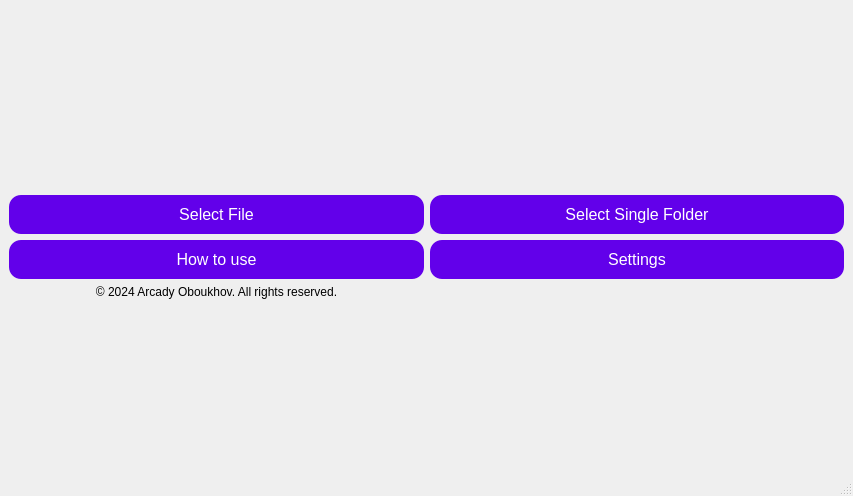
<?xml version="1.0" encoding="UTF-8"?>
<ui version="4.0">
 <class>mainWindow</class>
 <widget class="QMainWindow" name="mainWindow">
  <property name="geometry">
   <rect>
    <x>0</x>
    <y>0</y>
    <width>853</width>
    <height>496</height>
   </rect>
  </property>
  <property name="windowTitle">
   <string>VideoExcess</string>
  </property>
  <widget class="QWidget" name="centralwidget">
   <layout class="QGridLayout" name="gridLayout">
    <item row="0" column="0" colspan="2">
     <widget class="QLabel" name="logoLabel">
      <property name="sizePolicy">
       <sizepolicy hsizetype="Expanding" vsizetype="Minimum">
        <horstretch>1</horstretch>
        <verstretch>0</verstretch>
       </sizepolicy>
      </property>
      <property name="pixmap">
       <pixmap>../assets/videoexcesslight.png</pixmap>
      </property>
      <property name="scaledContents">
       <bool>true</bool>
      </property>
      <property name="alignment">
       <set>Qt::AlignmentFlag::AlignHCenter</set>
      </property>
     </widget>
    </item>
    <item row="1" column="0">
     <widget class="QPushButton" name="pushButton_2">
      <property name="styleSheet">
       <string>
        QPushButton {
          background-color: #6200EA;
          color: white;
          font-size: 16px;
          border-radius: 12px;
          padding: 10px;
          border: none;
        }
        QPushButton:hover {
          background-color: #3700B3;
          transform: translateY(-2px);
        }
        QPushButton:pressed {
          background-color: #230036;
        }
       </string>
      </property>
      <property name="text">
       <string>Select File</string>
      </property>
     </widget>
    </item>
    <item row="1" column="1">
     <widget class="QPushButton" name="pushButton">
      <property name="styleSheet">
       <string>
        QPushButton {
          background-color: #6200EA;
          color: white;
          font-size: 16px;
          border-radius: 12px;
          padding: 10px;
          border: none;
        }
        QPushButton:hover {
          background-color: #3700B3;
          transform: translateY(-2px);
        }
        QPushButton:pressed {
          background-color: #230036;
        }
       </string>
      </property>
      <property name="text">
       <string>Select Single Folder</string>
      </property>
     </widget>
    </item>
    <item row="2" column="0">
     <widget class="QPushButton" name="pushButton_4">
      <property name="styleSheet">
       <string>
        QPushButton {
          background-color: #6200EA;
          color: white;
          font-size: 16px;
          border-radius: 12px;
          padding: 10px;
          border: none;
        }
        QPushButton:hover {
          background-color: #3700B3;
          transform: translateY(-2px);
        }
        QPushButton:pressed {
          background-color: #230036;
        }
       </string>
      </property>
      <property name="text">
       <string>How to use</string>
      </property>
     </widget>
    </item>
    <item row="2" column="1">
     <widget class="QPushButton" name="pushButton_3">
      <property name="styleSheet">
       <string>
        QPushButton {
          background-color: #6200EA;
          color: white;
          font-size: 16px;
          border-radius: 12px;
          padding: 10px;
          border: none;
        }
        QPushButton:hover {
          background-color: #3700B3;
          transform: translateY(-2px);
        }
        QPushButton:pressed {
          background-color: #230036;
        }
       </string>
      </property>
      <property name="text">
       <string>Settings</string>
      </property>
     </widget>
    </item>
    <item row="3" column="0">
     <widget class="QLabel" name="label_2">
      <property name="text">
       <string>© 2024 Arcady Oboukhov. All rights reserved.</string>
      </property>
      <property name="alignment">
       <set>Qt::AlignmentFlag::AlignHCenter</set>
      </property>
     </widget>
    </item>
   </layout>
  </widget>
  <widget class="QMenuBar" name="menubar">
   <property name="geometry">
    <rect>
     <x>0</x>
     <y>0</y>
     <width>853</width>
     <height>25</height>
    </rect>
   </property>
  </widget>
  <widget class="QStatusBar" name="statusbar"/>
 </widget>
 <resources/>
 <connections/>
</ui>
